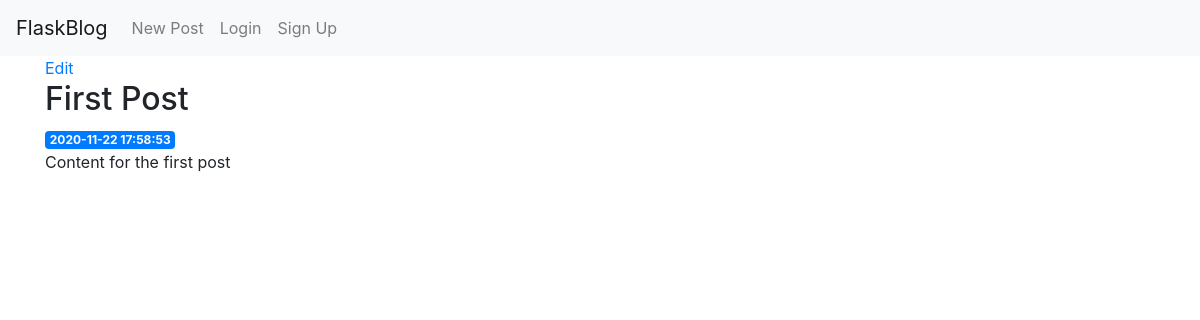
Before: /1 with the older database file.
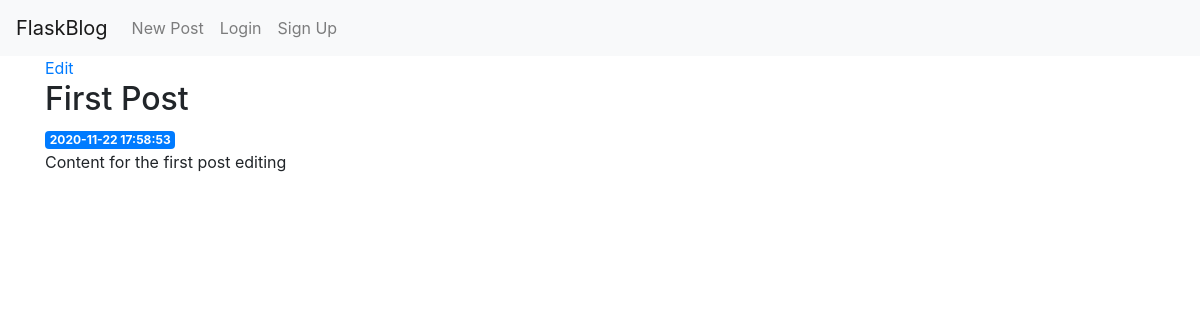
After: the same page with the newer database file.
### tables this page shows
CREATE TABLE posts (
    id INTEGER PRIMARY KEY AUTOINCREMENT,
    created TIMESTAMP NOT NULL DEFAULT CURRENT_TIMESTAMP,
    title TEXT NOT NULL,
    content TEXT NOT NULL
);

### app.py (the view)
@app.route('/<int:post_id>')
def post(post_id):
    post = get_post(post_id)
    return render_template('post.html', post=post)

### app.py (called while the page is built)
def get_db_connection():
    conn = sqlite3.connect('database.db')
    conn.row_factory = sqlite3.Row
    return conn

def get_post(post_id):
    conn = get_db_connection()
    post = conn.execute('SELECT * FROM posts WHERE id = ?',
                        (post_id,)).fetchone()
    conn.close()
    if post is None:
        abort(404)
    return post

### templates/post.html
{% extends 'base.html' %}
{% block content %}
    <a href="{{ url_for('edit', id=post['id']) }}">Edit</a>
    <h2>{% block title %} {{ post['title'] }} {% endblock %}</h2>
    <span class="badge badge-primary">{{ post['created'] }}</span>
    <p>{{ post['content'] }}</p>
{% endblock %}

Changed rows visible on the page:
changed posts "First Post": content "Content for the first post" → "Content for the first post editing"
